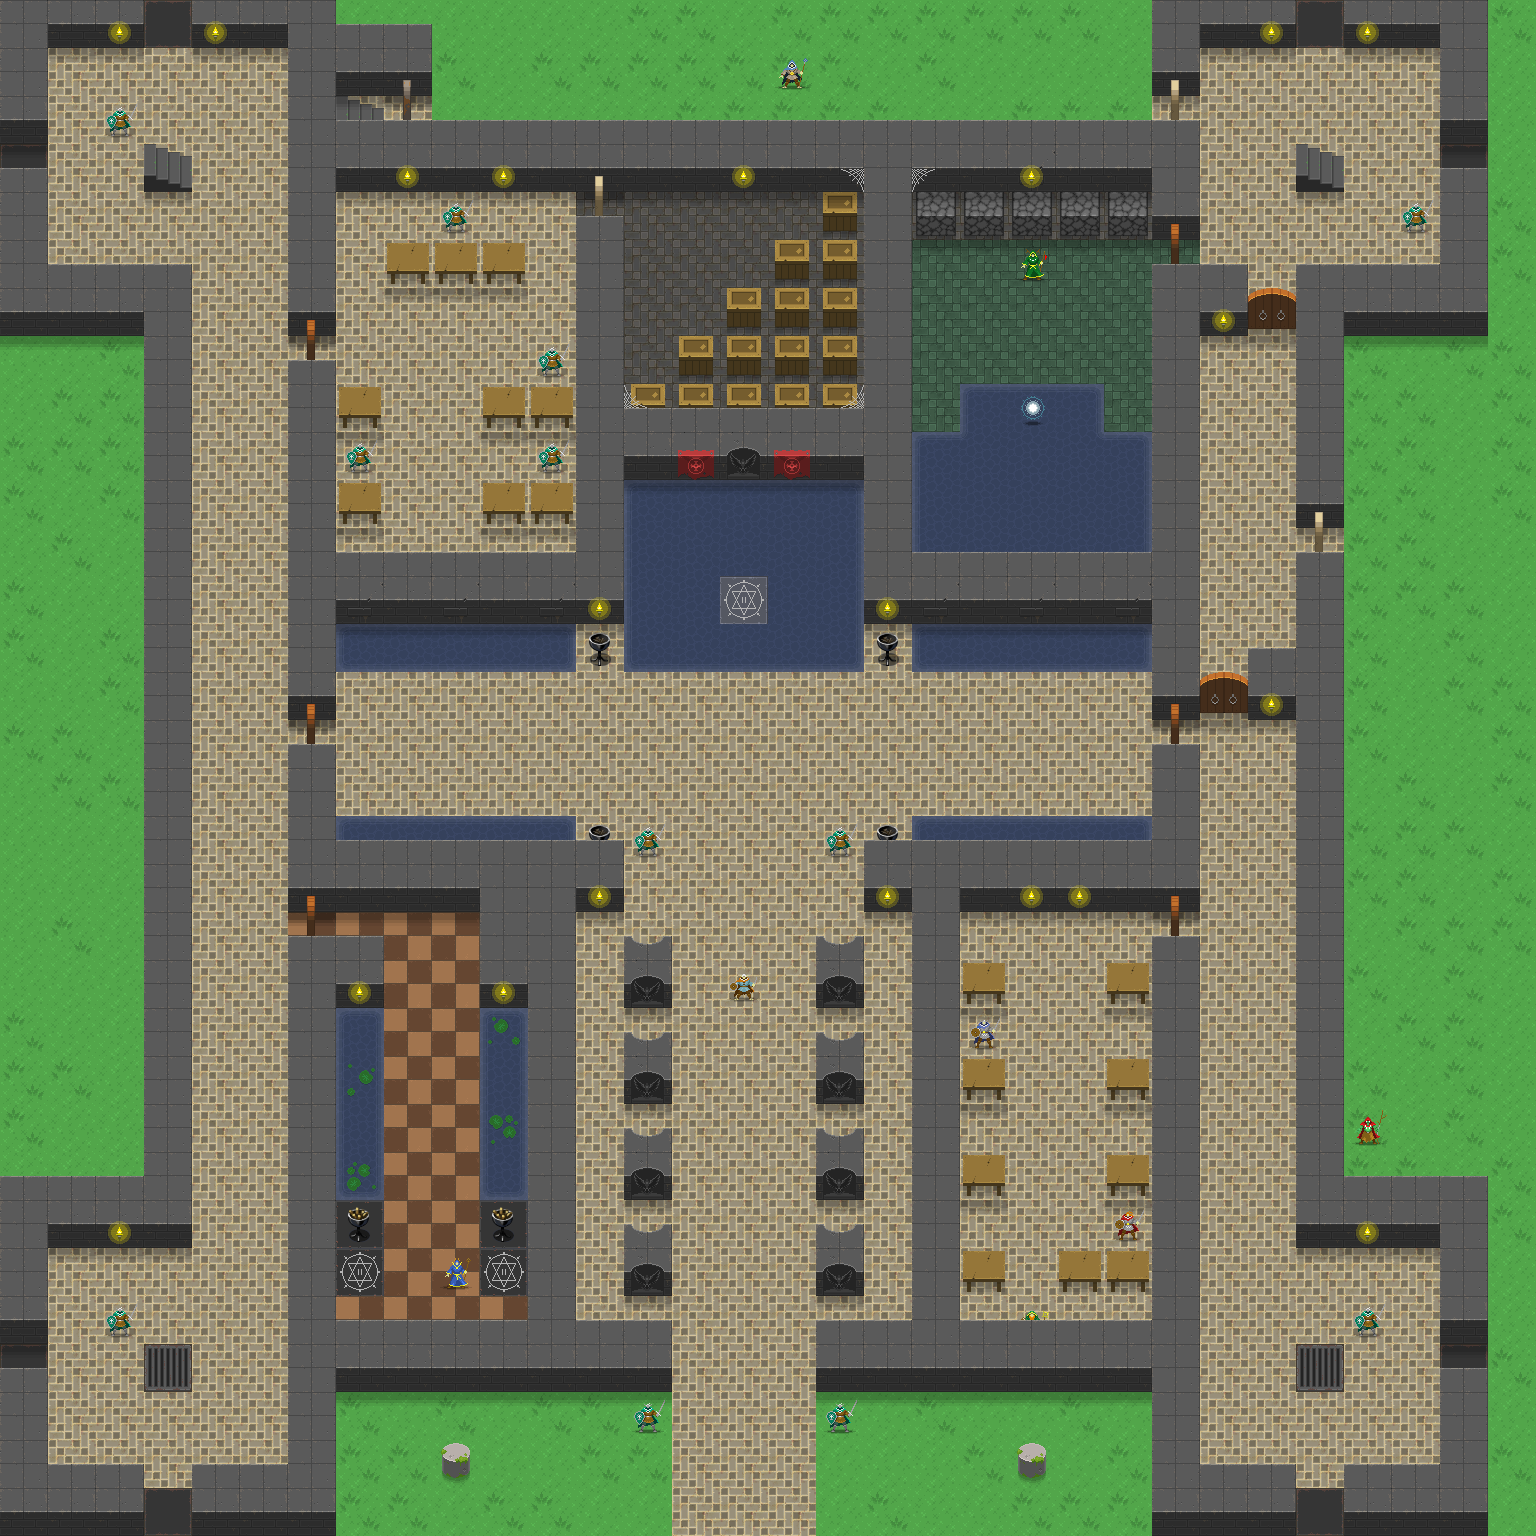

Below is a game level as drawn by its tile map, then a one-line description and the .tmx that defines it (tile-layer data replaced by summaries):
An orthogonal 32x32 tile map with 48x48 px tiles, 10 tile layers (floor, floor 2, props, creature, ...), 3 tilesets and 35 objects (20x NONE, 2x portal, TEMPLE).

<map version="1.0" orientation="orthogonal" renderorder="right-down" width="32" height="32" tilewidth="48" tileheight="48" nextobjectid="47">
 <properties>
  <property name="startX" value="15" />
  <property name="startY" value="31" />
 </properties>
 <tileset firstgid="1" name="terrain" tilewidth="48" tileheight="48" tilecount="760" columns="20">
  <image source="uf_terrain.png" width="960" height="1824" />
  <tile id="115">
   <animation>
    <frame tileid="115" duration="500" />
    <frame tileid="116" duration="500" />
    <frame tileid="117" duration="500" />
    <frame tileid="118" duration="500" />
   </animation>
  </tile>
  <tile id="135">
   <animation>
    <frame tileid="135" duration="500" />
    <frame tileid="136" duration="500" />
    <frame tileid="137" duration="500" />
    <frame tileid="138" duration="500" />
   </animation>
  </tile>
  <tile id="155">
   <animation>
    <frame tileid="155" duration="500" />
    <frame tileid="156" duration="500" />
    <frame tileid="157" duration="500" />
    <frame tileid="158" duration="500" />
   </animation>
  </tile>
  <tile id="175">
   <animation>
    <frame tileid="175" duration="500" />
    <frame tileid="176" duration="500" />
    <frame tileid="177" duration="500" />
    <frame tileid="178" duration="500" />
   </animation>
  </tile>
  <tile id="195">
   <animation>
    <frame tileid="195" duration="300" />
    <frame tileid="196" duration="300" />
    <frame tileid="197" duration="300" />
    <frame tileid="198" duration="300" />
   </animation>
  </tile>
  <tile id="215">
   <animation>
    <frame tileid="215" duration="500" />
    <frame tileid="216" duration="500" />
    <frame tileid="217" duration="500" />
    <frame tileid="218" duration="500" />
   </animation>
  </tile>
  <tile id="644">
   <animation>
    <frame tileid="644" duration="200" />
    <frame tileid="645" duration="200" />
   </animation>
  </tile>
  <tile id="664">
   <animation>
    <frame tileid="664" duration="200" />
    <frame tileid="665" duration="200" />
   </animation>
  </tile>
  <tile id="672">
   <animation>
    <frame tileid="672" duration="750" />
    <frame tileid="673" duration="750" />
   </animation>
  </tile>
  <tile id="674">
   <animation>
    <frame tileid="674" duration="750" />
    <frame tileid="675" duration="750" />
   </animation>
  </tile>
 </tileset>
 <tileset firstgid="761" name="heroes" tilewidth="48" tileheight="48" tilecount="520" columns="40">
  <image source="uf_heroes.png" width="1920" height="624" />
 </tileset>
 <tileset firstgid="1281" name="items" tilewidth="48" tileheight="48" tilecount="484" columns="22">
  <image source="uf_items.png" width="1056" height="1056" />
 </tileset>
 <layer name="floor" width="32" height="32">
  <data>[1024 cells, 665 non-empty, 7 distinct tile ids]</data>
 </layer>
 <layer name="floor 2" width="32" height="32">
  <data>[1024 cells, 107 non-empty, 7 distinct tile ids]</data>
 </layer>
 <layer name="props" width="32" height="32">
  <data>[1024 cells, 56 non-empty, 10 distinct tile ids]</data>
 </layer>
 <layer name="creature" width="32" height="32">
  <data>[1024 cells, 21 non-empty, 10 distinct tile ids]</data>
 </layer>
 <layer name="water_edges" width="32" height="32">
  <data>[1024 cells, 56 non-empty, 5 distinct tile ids]</data>
 </layer>
 <layer name="shadows" width="32" height="32">
  <data>[1024 cells, 122 non-empty, 1 distinct tile ids]</data>
 </layer>
 <layer name="walls" width="32" height="32">
  <data>[1024 cells, 354 non-empty, 7 distinct tile ids]</data>
 </layer>
 <layer name="door" width="32" height="32">
  <data>[1024 cells, 22 non-empty, 7 distinct tile ids]</data>
 </layer>
 <layer name="torches" width="32" height="32">
  <data>[1024 cells, 20 non-empty, 1 distinct tile ids]</data>
 </layer>
 <layer name="webs" width="32" height="32">
  <data>[1024 cells, 4 non-empty, 4 distinct tile ids]</data>
 </layer>
 <objectgroup name="people">
  <object id="1" name="Jason" type="TEMPLE" x="1008" y="1296" width="48" height="48">
   <properties>
    <property name="movement" value="FIXED" />
   </properties>
  </object>
  <object id="27" name="a guard" type="NONE" x="96" y="96" width="48" height="48">
   <properties>
    <property name="movement" value="FIXED" />
   </properties>
  </object>
  <object id="28" name="a guard" type="NONE" x="1392" y="192" width="48" height="48">
   <properties>
    <property name="movement" value="FIXED" />
   </properties>
  </object>
  <object id="29" name="a guard" type="NONE" x="96" y="1296" width="48" height="48">
   <properties>
    <property name="movement" value="FIXED" />
   </properties>
  </object>
  <object id="30" name="Hawkwind" type="NONE" x="432" y="1248" width="48" height="48">
   <properties>
    <property name="movement" value="FIXED" />
   </properties>
  </object>
  <object id="31" name="a guard" type="NONE" x="624" y="1392" width="48" height="48">
   <properties>
    <property name="movement" value="FIXED" />
   </properties>
  </object>
  <object id="32" name="a guard" type="NONE" x="816" y="1392" width="48" height="48">
   <properties>
    <property name="movement" value="FIXED" />
   </properties>
  </object>
  <object id="33" name="a guard" type="NONE" x="624" y="816" width="48" height="48">
   <properties>
    <property name="movement" value="FIXED" />
   </properties>
  </object>
  <object id="34" name="Chuckles" type="NONE" x="720" y="960" width="48" height="48">
   <properties>
    <property name="movement" value="WANDER" />
   </properties>
  </object>
  <object id="35" name="a guard" type="NONE" x="816" y="816" width="48" height="48">
   <properties>
    <property name="movement" value="FIXED" />
   </properties>
  </object>
  <object id="36" name="a guard" type="NONE" x="1344" y="1296" width="48" height="48">
   <properties>
    <property name="movement" value="FIXED" />
   </properties>
  </object>
  <object id="37" name="Joshua" type="NONE" x="1344" y="1104" width="48" height="48">
   <properties>
    <property name="movement" value="FIXED" />
   </properties>
  </object>
  <object id="38" name="Shawn" type="NONE" x="1008" y="240" width="48" height="48">
   <properties>
    <property name="movement" value="WANDER" />
   </properties>
  </object>
  <object id="39" name="Water" type="NONE" x="1008" y="384" width="48" height="48">
   <properties>
    <property name="movement" value="FIXED" />
   </properties>
  </object>
  <object id="40" name="Landri" type="NONE" x="768" y="48" width="48" height="48">
   <properties>
    <property name="movement" value="WANDER" />
   </properties>
  </object>
  <object id="41" name="a guard" type="NONE" x="432" y="192" width="48" height="48">
   <properties>
    <property name="movement" value="FIXED" />
   </properties>
  </object>
  <object id="42" name="a guard" type="NONE" x="528" y="336" width="48" height="48">
   <properties>
    <property name="movement" value="FIXED" />
   </properties>
  </object>
  <object id="43" name="a guard" type="NONE" x="528" y="432" width="48" height="48">
   <properties>
    <property name="movement" value="FIXED" />
   </properties>
  </object>
  <object id="44" name="a guard" type="NONE" x="336" y="432" width="48" height="48">
   <properties>
    <property name="movement" value="FIXED" />
   </properties>
  </object>
  <object id="45" name="Seesha" type="NONE" x="960" y="1008" width="48" height="48">
   <properties>
    <property name="movement" value="FIXED" />
   </properties>
  </object>
  <object id="46" name="Sheila" type="NONE" x="1104" y="1200" width="48" height="48">
   <properties>
    <property name="movement" value="WANDER" />
   </properties>
  </object>
 </objectgroup>
 <objectgroup name="rooms">
  <object id="2" x="912" y="864">
   <polygon points="0,0 0,480 288,480 288,0 0,0" />
  </object>
  </objectgroup>
 <objectgroup name="portals">
  <!-- 2 objects omitted --></objectgroup>
</map>
<!-- 13 of 35 objects omitted -->
